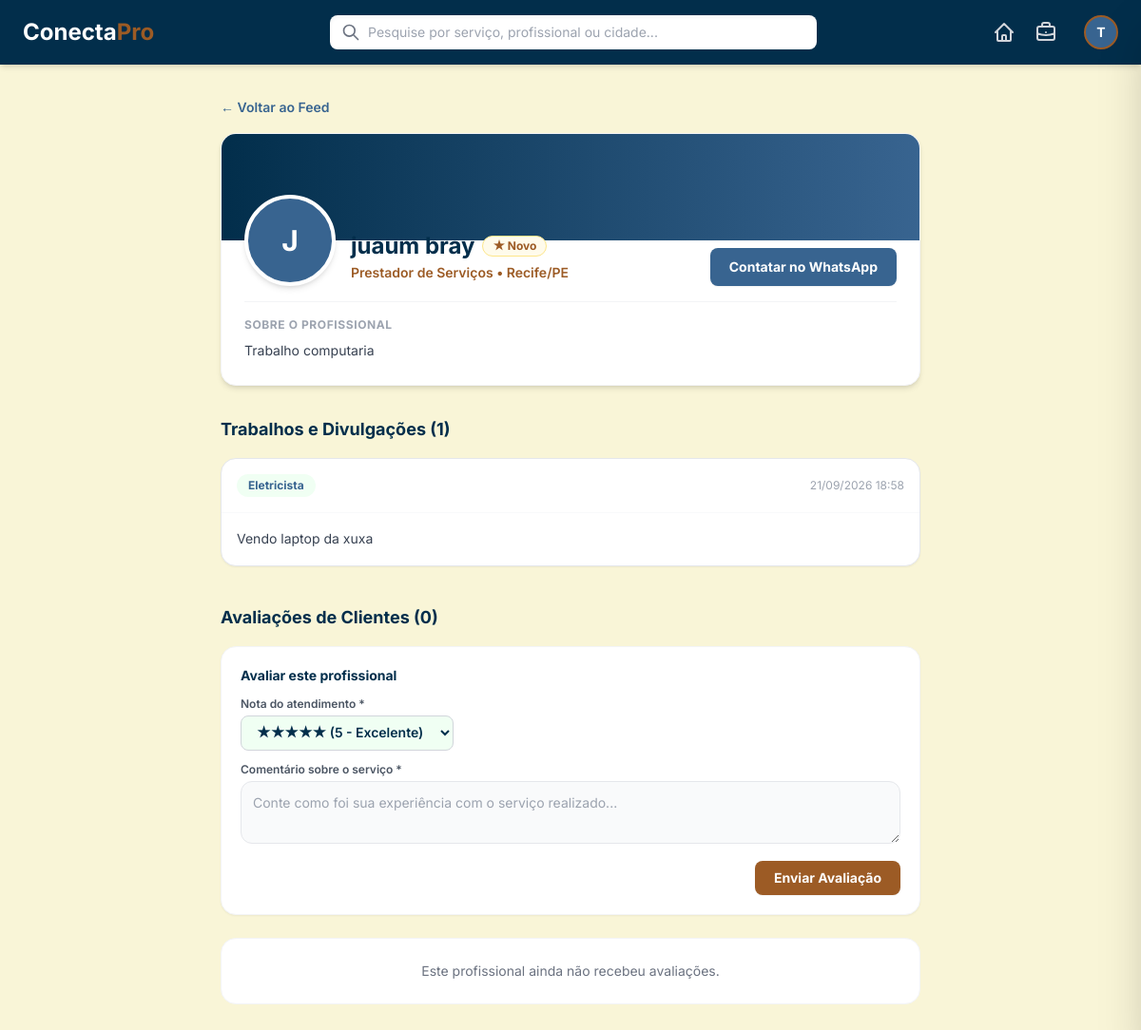
Before: /vitrine/1/ (signed in) with the older database file.
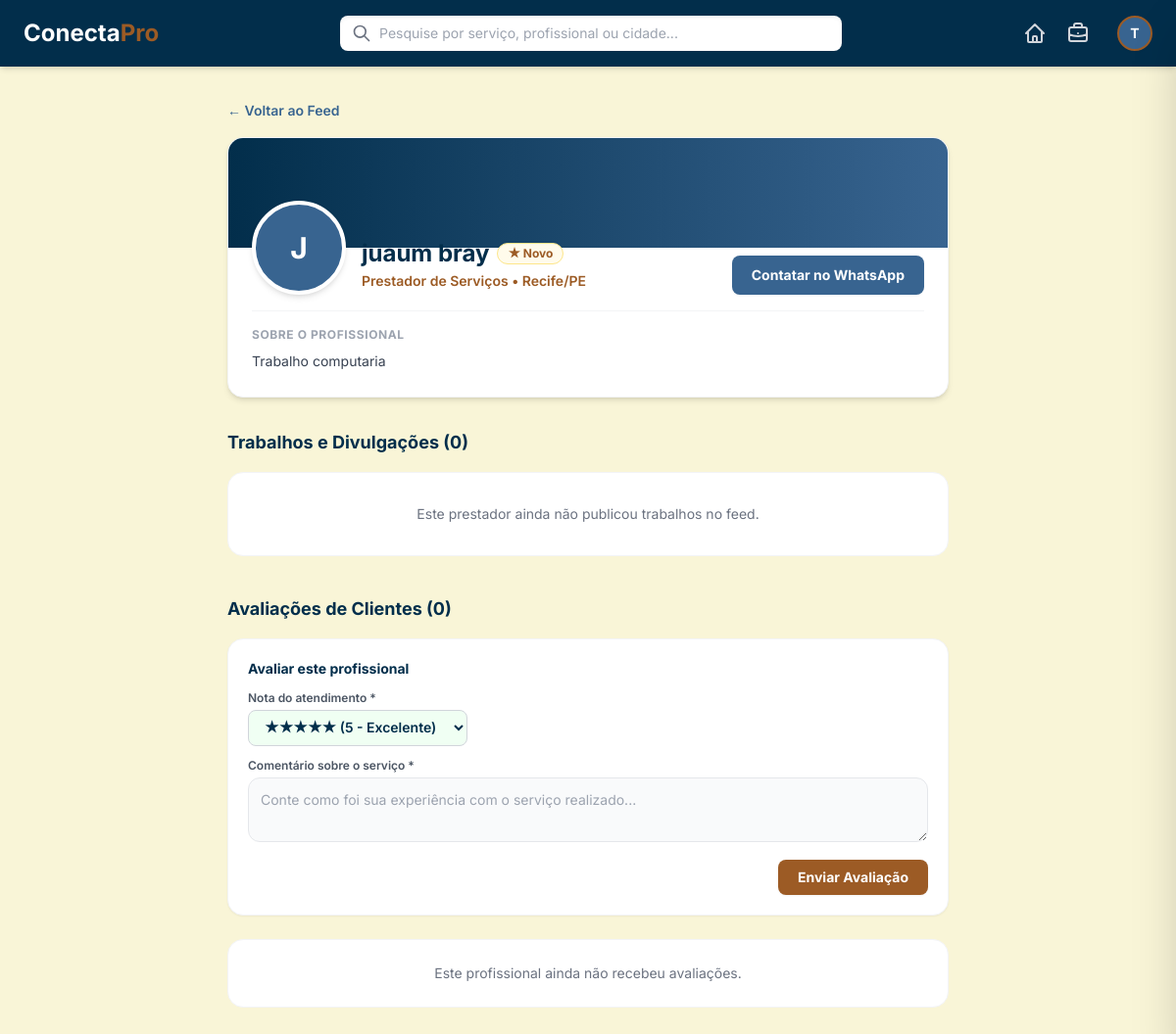
After: the same page with the newer database file.
### feed/models.py (models this page shows, shortened)
class Publicacao(models.Model):
    prestador = models.ForeignKey(PerfilPrestador, on_delete=models.CASCADE)
    categoria = models.ForeignKey(Categoria, on_delete=models.SET_NULL, null=True)
    texto = models.TextField()
    imagem = models.ImageField(upload_to='fotos_servicos/', blank=True, null=True)
    data_criacao = models.DateTimeField(auto_now_add=True)

class Categoria(models.Model):
    nome = models.CharField(max_length=100)

### usuario/views.py (the view, shortened to what this page needs)
# urls.py: path('vitrine/<int:prestador_id>/', views.vitrine_prestador, name='vitrine_prestador'),
@login_required(login_url='/login/')
def vitrine_prestador(request, prestador_id):
    prestador = get_object_or_404(PerfilPrestador, id=prestador_id)
    publicacoes = Publicacao.objects.filter(prestador=prestador).order_by('-data_criacao')
    avaliacoes = prestador.avaliacoes.select_related('autor').all().order_by('-data_criacao')
    media_notas = avaliacoes.aggregate(Avg('nota'))['nota__avg']
    minha_avaliacao = avaliacoes.filter(autor=request.user).first()
    status = request.GET.get('status')
    return render(request, 'vitrine_prestador.html', {
        'prestador': prestador,
        'publicacoes': publicacoes,
        'avaliacoes': avaliacoes,
        'media_notas': media_notas,
        'minha_avaliacao': minha_avaliacao,
        'status': status
    })

### usuario/Templates/vitrine_prestador.html (shortened to what the changed rows need)
<!DOCTYPE html>
<html lang="pt-BR">
<head>
    {% load static %}
    <script src="https://cdn.tailwindcss.com"></script>
</head>
<body class="bg-[#F9F5D7] min-h-screen pb-12">
    <main class="max-w-3xl mx-auto px-4 mt-8">
        <section class="bg-white rounded-2xl shadow-md border border-gray-100 overflow-hidden mb-8">
            <div class="px-6 pb-6">
                <div class="flex flex-col sm:flex-row sm:items-end justify-between -mt-12 mb-4 gap-4">
                    <div class="flex items-end gap-4">
                        <div class="pb-1">
                            <div class="flex items-center gap-2 flex-wrap">
                                <h1 class="text-2xl font-bold text-[#022E4B]">{{ prestador.usuario.first_name }}</h1>
                            </div>
                        </div>
                    </div>
                </div>
                <div class="pt-4 border-t border-gray-100">
                    <h2 class="text-xs font-bold uppercase tracking-wider text-gray-400 mb-2">Sobre o Profissional</h2>
                </div>
            </div>
        </section>
        <section class="mb-10">
            <h2 class="text-lg font-bold text-[#022E4B] mb-4">
                Trabalhos e Divulgações ({{ publicacoes.count }})
            </h2>
            <div class="flex flex-col gap-5">
                {% for pub in publicacoes %}
                    <article class="bg-white rounded-2xl shadow-sm border border-gray-200 overflow-hidden">
                        <div class="p-4 flex justify-between items-center border-b border-gray-50 gap-2">
                            <span class="text-xs font-bold text-[#386490] bg-[#F0FFF3] px-3 py-1 rounded-full">
                                {{ pub.categoria.nome|default:"Serviço" }}
                            </span>
                            <div class="flex items-center gap-3 shrink-0">
                                <span class="text-xs text-gray-400">{{ pub.data_criacao|date:"d/m/Y H:i" }}</span>
                            </div>
                        </div>
                        <div class="p-4">
                            <p class="text-sm text-gray-700 whitespace-pre-line leading-relaxed">{{ pub.texto }}</p>
                        </div>
                    </article>
                {% empty %}
                    <div class="bg-white p-8 rounded-2xl border border-gray-100 text-center text-sm text-gray-500">
                        Este prestador ainda não publicou trabalhos no feed.
                    </div>
                {% endfor %}
            </div>
        </section>
        <section>
            <div class="flex items-center justify-between mb-4">
                <h2 class="text-lg font-bold text-[#022E4B]">
                    Avaliações de Clientes ({{ avaliacoes.count }})
                </h2>
            </div>
        </section>
    </main>
</body>
</html>

Changed rows visible on the page:
removed Publicacao: categoria.nome "Eletricista", data_criacao "21/09/2026 18:58", texto "Vendo laptop da xuxa"
Other visible differences:
{{ publicacoes.count }}: "1" → "0"
text now shown: "Este prestador ainda não publicou trabalhos no feed."
